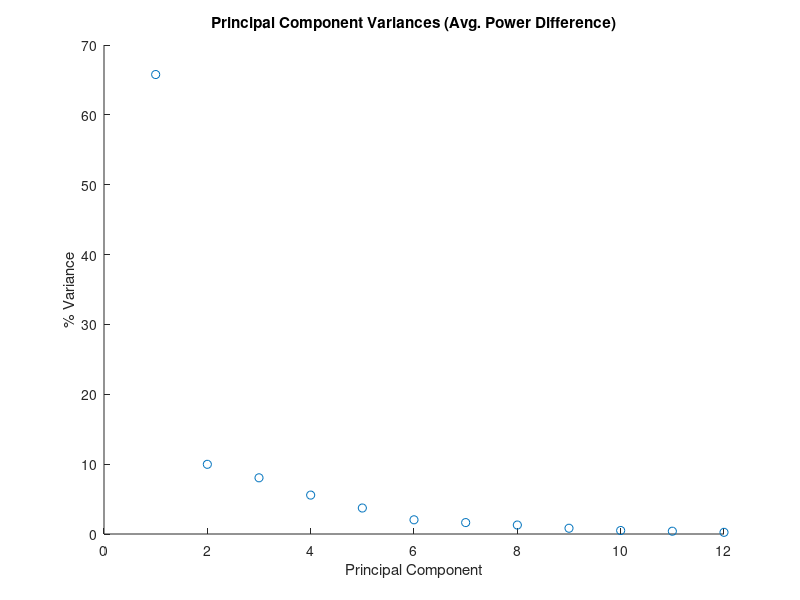
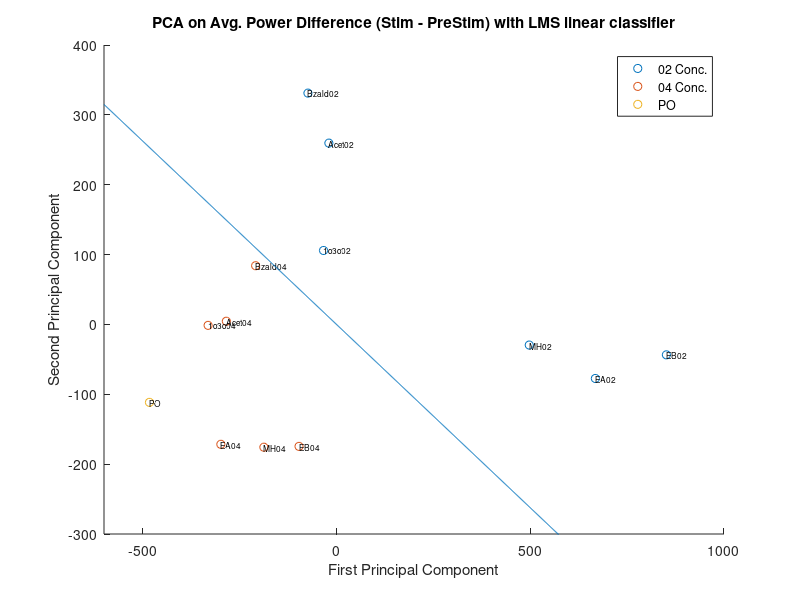
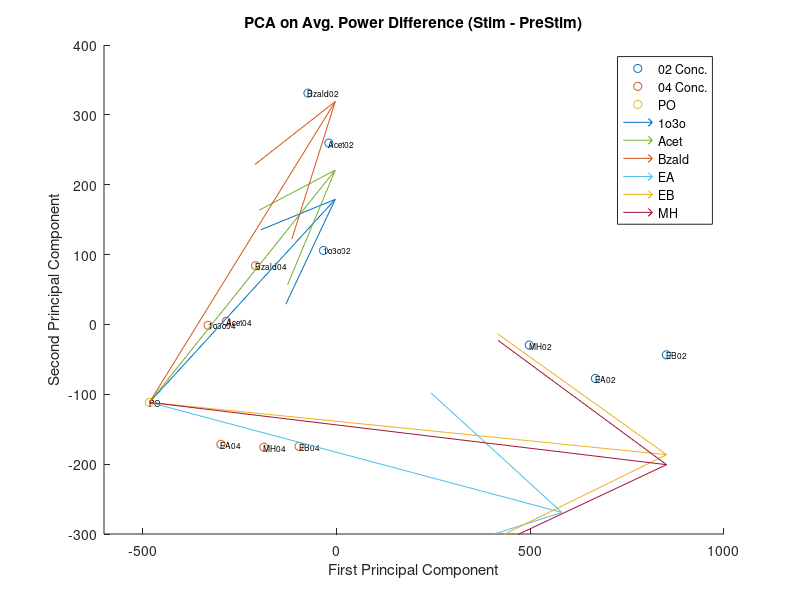

Source code (MATLAB) for these figures, in order:
clc;
clear;
close all;

% load data
load ('GlobalOdorStimMat.mat');

% difference power
diff = zeros(922,12);
diff(:,1) = (o_1o3o02_stim - o_1o3o02_prestim);
diff(:,2) = (o_1o3o04_stim - o_1o3o04_prestim);
diff(:,3) = (o_Acet02_stim - o_Acet02_prestim);
diff(:,4) = (o_Acet04_stim - o_Acet04_prestim);
diff(:,5) = (o_Bzald02_stim - o_Bzald02_prestim);
diff(:,6) = (o_Bzald04_stim - o_Bzald04_prestim);
diff(:,7) = (o_EA02_stim - o_EA02_prestim);
diff(:,8) = (o_EA04_stim - o_EA04_prestim);
diff(:,9) = (o_EB02_stim - o_EB02_prestim);
diff(:,10) = (o_EB04_stim - o_EB04_prestim);
diff(:,11) = (o_MH02_stim - o_MH02_prestim);
diff(:,12) = (o_MH04_stim - o_MH04_prestim);
diff(:,13) = (o_PO_stim - o_PO_prestim);
diff = diff'; % transpose to get oders as observations and rois as features

% create labels
labels = {...
           '1o3o02';'1o3o04';...
           'Acet02';'Acet04';...
           'Bzald02';'Bzald04';...
           'EA02';'EA04';...
           'EB02';'EB04';...
           'MH02';'MH04';...
           'PO';
         };
     
% do pca
[coeff, score, latent,~,explained] = pca(diff);

% plot scree plot
figure;
scatter(1:12,explained);
title('Principal Component Variances (Avg. Power Difference)');
xlabel('Principal Component');
ylabel('% Variance');

% plot principal components
figure('Position',[0,0,1000,500]);
scatter(score(1:2:12,1),score(1:2:12,2));
hold on;
scatter(score(2:2:12,1),score(2:2:12,2));
scatter(score(13,1),score(13,2));
for i=1:13
   text(score(i,1),score(i,2),labels{i},'FontSize',6);
end

% fit linear model with least squares solution

% labels 1 = high conc., -1 = low conc.
lbl = [1;-1;1;-1;1;-1;1;-1;1;-1;1;-1;-1];
w = pinv(score(:,1:2))*lbl;
x1 = -600:1:1000;
x2 = -w(1)*x1/w(2);
plot(x1,x2);
xlim([-600,1000])
ylim([-300,400]);
xlabel('First Principal Component');
ylabel('Second Principal Component');
legend({'02 Conc.','04 Conc.','PO'})
title('PCA on Avg. Power Difference (Stim - PreStim) with LMS linear classifier')

% manifold directions
figure('Position',[0,0,1000,500]);
scatter(score(1:2:12,1),score(1:2:12,2));
hold on;
scatter(score(2:2:12,1),score(2:2:12,2));
scatter(score(13,1),score(13,2));
for i=1:13
   text(score(i,1),score(i,2),labels{i},'FontSize',6);
end

% plot manifold
plt_manifold = @(x,w) quiver(score(13,1),score(13,2),x-score(13,1),w*(x-score(13,1)));

% draw manifold each oders
w1 = (score(1,2)-score(13,2))/(score(1,1)-score(13,1)); % 1o3o
w2 = (score(2,2)-score(13,2))/(score(2,1)-score(13,1));
plt_manifold(50,mean([w1,w2]));
w1 = (score(3,2)-score(13,2))/(score(3,1)-score(13,1)); % Acet
w2 = (score(4,2)-score(13,2))/(score(4,1)-score(13,1));
plt_manifold(50,mean([w1,w2]));
w1 = (score(5,2)-score(13,2))/(score(5,1)-score(13,1)); % Bzald
w2 = (score(6,2)-score(13,2))/(score(6,1)-score(13,1));
plt_manifold(50,mean([w1,w2]));
w1 = (score(7,2)-score(13,2))/(score(7,1)-score(13,1)); % EA
w2 = (score(8,2)-score(13,2))/(score(8,1)-score(13,1));
plt_manifold(700,mean([w1,w2]));
w1 = (score(9,2)-score(13,2))/(score(9,1)-score(13,1)); % EB
w2 = (score(10,2)-score(13,2))/(score(10,1)-score(13,1));
plt_manifold(1000,mean([w1,w2]));
w1 = (score(11,2)-score(13,2))/(score(11,1)-score(13,1)); % MH
w2 = (score(12,2)-score(13,2))/(score(12,1)-score(13,1));
plt_manifold(1000,mean([w1,w2]));

% set plot settings
xlim([-600,1000])
ylim([-300,400]);
xlabel('First Principal Component');
ylabel('Second Principal Component');
legend({'02 Conc.','04 Conc.','PO','1o3o','Acet','Bzald','EA','EB','MH'})
title('PCA on Avg. Power Difference (Stim - PreStim)')
